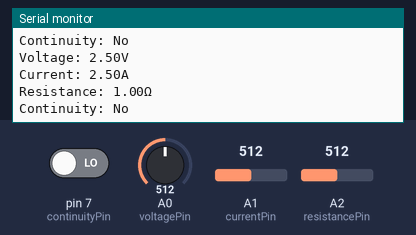
Bench run of a sketch on a simulated Arduino Uno, built with avr-gcc and run on an emulated ATmega328P. Parts: the last lines printed to the serial monitor. The test bench sets the inputs (shaded band); at power-on: A2 (resistancePin) = 512, pin 7 (continuityPin) LOW, A0 (voltagePin) = 512, A1 (currentPin) = 512.

Above: at 1.3 s.
1.4 s: A2 (resistancePin) set to 0
At 1.84 s:
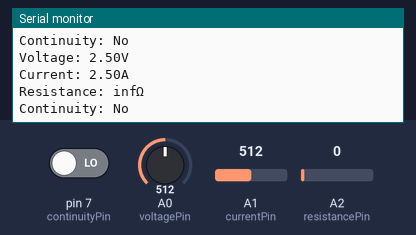
3.5 s: pin 7 (continuityPin) driven HIGH
At 3.85 s:
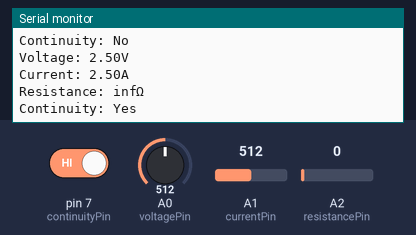
5.5 s: A2 (resistancePin) set to 122
At 5.87 s:
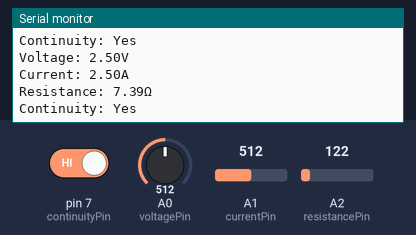
8.5 s: A0 (voltagePin) set to 716
10.0 s: A1 (currentPin) set to 716
At 10.41 s:
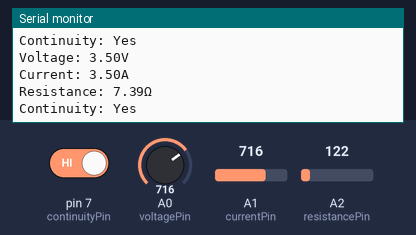
11.5 s: A0 (voltagePin) set to 900
Timing chart, 0 to 14.0 s (numbered marks = the images above; inputs shaded):
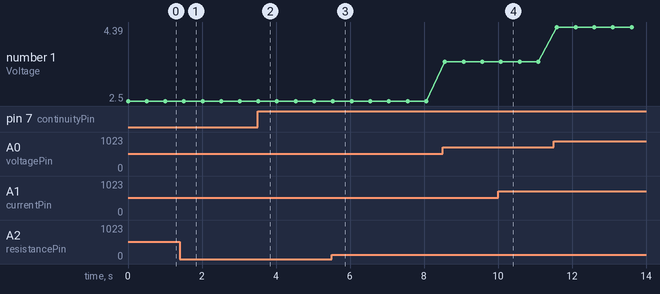

The sketch:

code.ino
```cpp
// Define the pins for voltage, current, and resistance measurement
const int voltagePin = A0;
const int currentPin = A1;
const int resistancePin = A2;

// Define the pins for continuity test
const int continuityPin = 7;

// Define the variables for storing measurement values
float voltageValue;
float currentValue;
float resistanceValue;

void setup() {
  // Set the pins as input or output
  pinMode(voltagePin, INPUT);
  pinMode(currentPin, INPUT);
  pinMode(resistancePin, INPUT);
  pinMode(continuityPin, INPUT);

  // Start serial communication
  Serial.begin(9600);
}

void loop() {
  // Measure the voltage and convert the value to volts
  voltageValue = (analogRead(voltagePin) * 5.0) / 1024.0;

  // Measure the current and convert the value to amperes
  currentValue = (analogRead(currentPin) * 5.0) / 1024.0;

  // Measure the resistance and convert the value to ohms
  resistanceValue = (analogRead(resistancePin) * 5.0) / 1024.0;
  resistanceValue = (5.0 - resistanceValue) / resistanceValue;

  // Check for continuity
  int continuityValue = digitalRead(continuityPin);

  // Print the measurement values and continuity result to the serial monitor
  Serial.print("Voltage: ");
  Serial.print(voltageValue, 2);
  Serial.println("V");

  Serial.print("Current: ");
  Serial.print(currentValue, 2);
  Serial.println("A");

  Serial.print("Resistance: ");
  Serial.print(resistanceValue, 2);
  Serial.println("Ω");

  if (continuityValue == HIGH) {
    Serial.println("Continuity: Yes");
  } else {
    Serial.println("Continuity: No");
  }

  // Wait for a brief moment before taking measurements again
  delay(500);
}
```

Measured:
- after the input at 1.4 s, the serial monitor: prints a new line after 0.14 s (image 1)
- after the input at 3.5 s, the serial monitor: prints a new line after 0.07 s (image 2)
- after the input at 5.5 s, the serial monitor: prints a new line after 0.07 s (image 3)
- after the input at 10.0 s, the serial monitor: prints a new line after 0.09 s (image 4)
- plotted number 1: 2.5 → 3.5 after the input at 8.5 s, 3.5 → 4.39 after the input at 11.5 s
